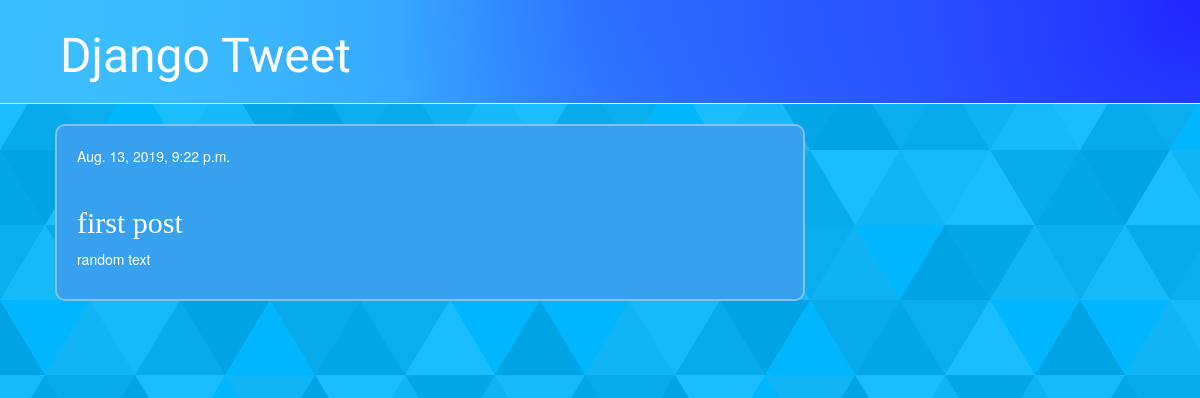
/post/1/, run on an earlier commit of the app's database.
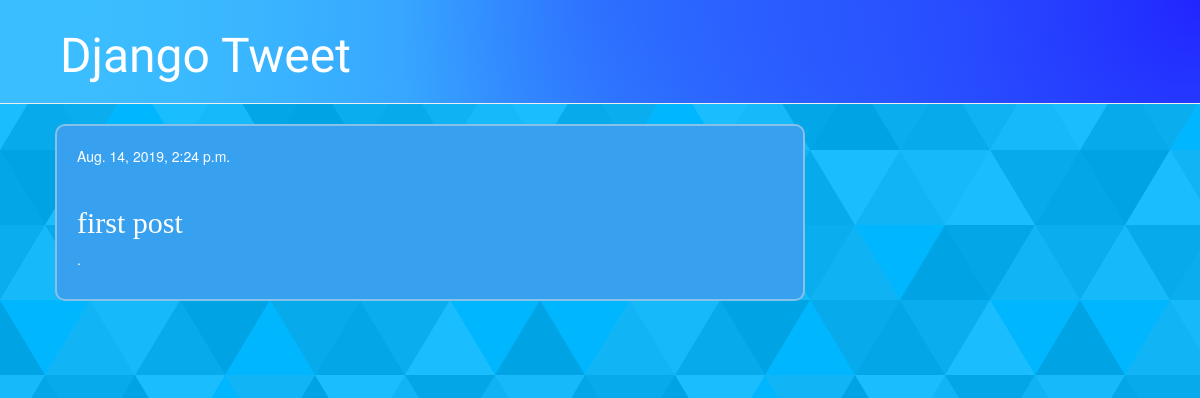
And on a later commit of the database.
### blog/models.py (models this page shows, shortened)
class Post(models.Model):
    author = models.ForeignKey(settings.AUTH_USER_MODEL , on_delete=models.CASCADE)
    title = models.CharField(max_length=50)
    text = models.TextField(max_length=1000)
    created_date = models.DateTimeField(default=timezone.now)
    published_date = models.DateTimeField(blank=True , null=True)

### blog/views.py (the view)
# urls.py: path('post/<int:pk>/', views.post_detail, name='post_detail'),
def post_detail(request , pk):
    post = get_object_or_404(Post , pk=pk)
    return render(request  , 'blog/post_detail.html' , {'post' : post})

### blog/templates/blog/post_detail.html (shortened to what this page needs)
{% extends 'blog/base.html' %}
{% block content %}
<div class="post">
    {% if post.published_date %}
      <div class="date">
          {{ post.published_date }}
      </div>
    {% endif %}
    <br>
    <h2> {{post.title}} </h2>
    <p> {{post.text | linebreaksbr}}</p>
</div>
{% endblock %}

What changed in the data, as far as the page shows it:
changed Post "first post": published_date "Aug. 13, 2019, 9:22 p.m." → "Aug. 14, 2019, 2:24 p.m."; text "random text" → "."
